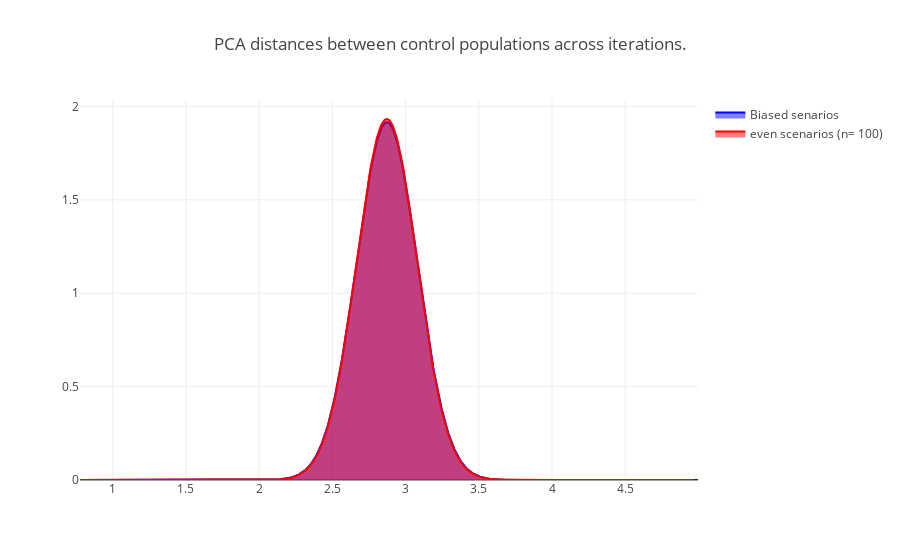

The code cell stored with this chart in its notebook:
### Code cell
### Distribution of feature space distances between control populations for even and biased scenarios
from sklearn.neighbors import KernelDensity

###

control_library= [control_even_distances,control_bias_distances]

X_plot = np.linspace(min(control_bias_distances) - 2, max(control_bias_distances) + 2, 1000)

kde = KernelDensity(kernel='gaussian', bandwidth=0.2).fit(np.array(control_bias_distances).reshape(-1,1))

log_dens = kde.score_samples(X_plot.reshape(-1,1))

fig_roost_dens= [go.Scatter(x=X_plot, y=np.exp(log_dens), 
                            mode='lines', fill='tozeroy', name= 'Biased senarios',
                            line=dict(color='blue', width=2))]
##
X_plot = np.linspace(min(control_even_distances) - 2, max(control_even_distances) + 2, 1000)

kde = KernelDensity(kernel='gaussian', bandwidth=0.2).fit(np.array(control_even_distances).reshape(-1,1))

log_dens = kde.score_samples(X_plot.reshape(-1,1))

fig_roost_dens.append(go.Scatter(x=X_plot, y=np.exp(log_dens), 
                            mode='lines', fill='tozeroy', name= 'even scenarios (n= {})'.format(N_sims),
                            line=dict(color='red', width=2)))

##

layout= go.Layout(
    title= 'PCA distances between control populations across iterations.'
)

fig = go.Figure(data=fig_roost_dens, layout= layout)
iplot(fig)

### Figure 1 — Plotly figure (JSON) as saved in the notebook; plotly's stock layout.template omitted (floating-point values rounded to 4 significant figures; data arrays with more than 128 entries replaced by an {"elided": "..."} marker saying what was removed)
{"data": [{"fill": "tozeroy", "line": {"color": "blue", "width": 2}, "mode": "lines", "name": "Biased senarios", "type": "scatter", "x": {"elided": "1000 float values"}, "y": {"elided": "1000 float values"}}, {"fill": "tozeroy", "line": {"color": "red", "width": 2}, "mode": "lines", "name": "even scenarios (n= 100)", "type": "scatter", "x": {"elided": "1000 float values"}, "y": {"elided": "1000 float values"}}], "layout": {"title": "PCA distances between control populations across iterations."}}
